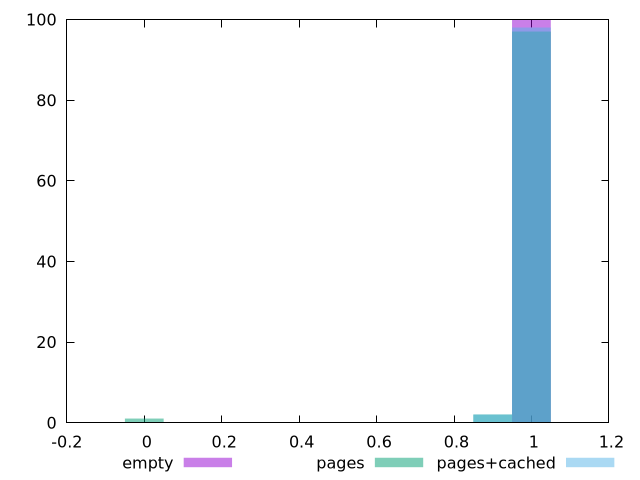

This figure's gnuplot source:
$_empty <<EOF
1 100
EOF
$_pages <<EOF
1 97
0 1
0.9 2
EOF
$_pagesCached <<EOF
0.9 2
1 98
EOF
set key outside below
set terminal pngcairo
set output "report_00005_2020-11-02T22-26-11.212Z/unminified-javascript/unminified-javascript_empty_pages_pages+cached+hist.png"
set boxwidth 0.1
set style fill transparent solid 0.5 noborder
set yrange [0:100]
plot $_empty title "empty" with boxes ,$_pages title "pages" with boxes ,$_pagesCached title "pages+cached" with boxes ,
